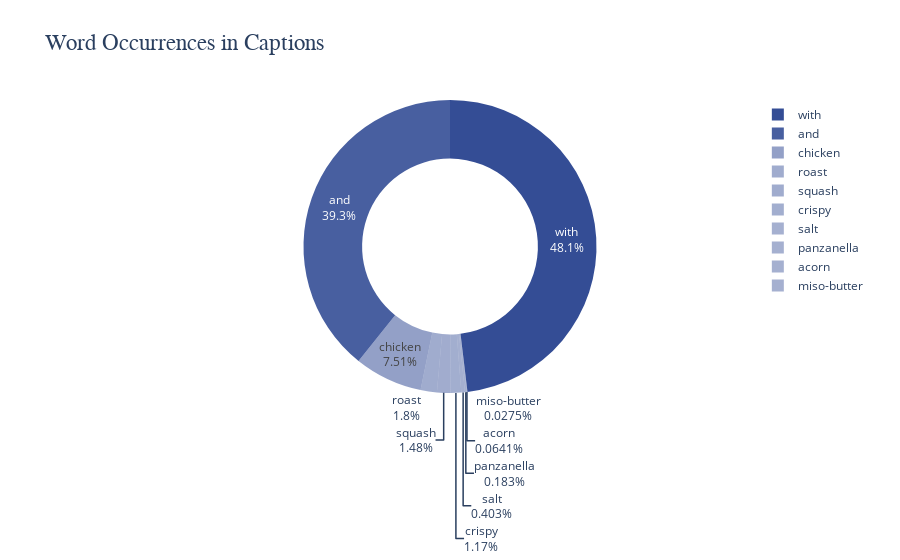

This figure's notebook cell:
### Code cell
from collections import Counter
import numpy as np
import plotly.graph_objects as go

def word_occurrences(data):
    # Validación de entrada
    if not isinstance(data, list) or not all(isinstance(x, str) for x in data):
        print("Error: Se esperaba una lista de cadenas de texto.")
        return

    # Combinar todas las frases en una sola cadena
    all_text = ' '.join(data).lower()
    #all_text = all_text.replace('a ', '')
    all_text = all_text.replace('<start> ', '')
    all_text = all_text.replace('<end> ', '')

    # Contar ocurrencias de palabras
    word_counts = Counter(all_text.split())

    # Extraer palabras y ocurrencias principales
    words = list(word_counts.keys())[:10]
    values = list(word_counts.values())[:10]

    # Normalizar valores para colores
    normalized_values = np.array(values) / np.max(values)
    colors = ['rgba(30, 58, 138, {:.2f})'.format(0.4 + 0.5 * val) for val in normalized_values]

    # Crear gráfico de pastel
    fig = go.Figure(data=[go.Pie(
        labels=words, 
        values=values, 
        hole=.6, 
        marker=dict(colors=colors), 
        textinfo='label+percent'
    )])

    # Configurar diseño del gráfico
    fig.update_layout(
        title_text="Word Occurrences in Captions", 
        title_font=dict(size=23, family='Balto')
    )

    fig.show()

# Ejemplo de uso
text_data = d.dataset.data['Title'].tolist()
word_occurrences(text_data)

### Figure 1 — Plotly figure (JSON) as saved in the notebook; plotly's stock layout.template omitted (floating-point values rounded to 4 significant figures)
{"data": [{"hole": 0.6, "labels": ["miso-butter", "roast", "chicken", "with", "acorn", "squash", "panzanella", "crispy", "salt", "and"], "marker": {"colors": ["rgba(30, 58, 138, 0.40)", "rgba(30, 58, 138, 0.42)", "rgba(30, 58, 138, 0.48)", "rgba(30, 58, 138, 0.90)", "rgba(30, 58, 138, 0.40)", "rgba(30, 58, 138, 0.42)", "rgba(30, 58, 138, 0.40)", "rgba(30, 58, 138, 0.41)", "rgba(30, 58, 138, 0.40)", "rgba(30, 58, 138, 0.81)"]}, "textinfo": "label+percent", "type": "pie", "values": [3, 196, 819, 5248, 7, 162, 20, 128, 44, 4285]}], "layout": {"title": {"font": {"family": "Balto", "size": 23}, "text": "Word Occurrences in Captions"}}}
